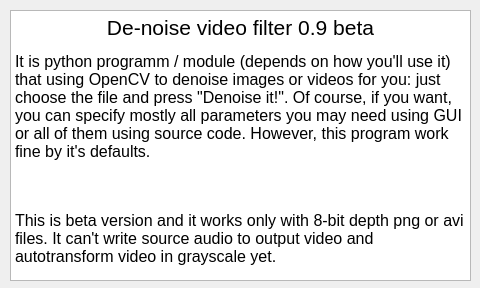
<?xml version="1.0" encoding="UTF-8"?>
<ui version="4.0">
 <class>About</class>
 <widget class="QDialog" name="About">
  <property name="geometry">
   <rect>
    <x>0</x>
    <y>0</y>
    <width>480</width>
    <height>288</height>
   </rect>
  </property>
  <property name="windowTitle">
   <string>Dialog</string>
  </property>
  <property name="windowIcon">
   <iconset>
    <normaloff>resourses/icon.png</normaloff>resourses/icon.png</iconset>
  </property>
  <widget class="QTextBrowser" name="textBrowser">
   <property name="geometry">
    <rect>
     <x>10</x>
     <y>10</y>
     <width>461</width>
     <height>271</height>
    </rect>
   </property>
   <property name="html">
    <string>&lt;!DOCTYPE HTML PUBLIC &quot;-//W3C//DTD HTML 4.0//EN&quot; &quot;http://www.w3.org/TR/REC-html40/strict.dtd&quot;&gt;
&lt;html&gt;&lt;head&gt;&lt;meta name=&quot;qrichtext&quot; content=&quot;1&quot; /&gt;&lt;style type=&quot;text/css&quot;&gt;
p, li { white-space: pre-wrap; }
&lt;/style&gt;&lt;/head&gt;&lt;body style=&quot; font-family:'MS Shell Dlg 2'; font-size:8.25pt; font-weight:400; font-style:normal;&quot;&gt;
&lt;p align=&quot;center&quot; style=&quot; margin-top:0px; margin-bottom:0px; margin-left:0px; margin-right:0px; -qt-block-indent:0; text-indent:0px;&quot;&gt;&lt;span style=&quot; font-size:16pt;&quot;&gt;De-noise video filter 0.9 beta&lt;/span&gt;&lt;/p&gt;
&lt;p style=&quot; margin-top:12px; margin-bottom:12px; margin-left:0px; margin-right:0px; -qt-block-indent:0; text-indent:0px;&quot;&gt;&lt;span style=&quot; font-size:12pt;&quot;&gt;It is python programm / module (depends on how you'll use it) that using OpenCV to denoise images or videos for you: just choose the file and press &amp;quot;Denoise it!&amp;quot;. Of course, if you want, you can specify mostly all parameters you may need using GUI or all of them using source code. However, this program work fine by it's defaults.&lt;/span&gt;&lt;/p&gt;
&lt;p style=&quot; margin-top:12px; margin-bottom:12px; margin-left:0px; margin-right:0px; -qt-block-indent:0; text-indent:0px;&quot;&gt;&lt;span style=&quot; font-size:8pt;&quot;&gt;&lt;br /&gt;&lt;/span&gt;&lt;/p&gt;
&lt;p style=&quot; margin-top:12px; margin-bottom:12px; margin-left:0px; margin-right:0px; -qt-block-indent:0; text-indent:0px;&quot;&gt;&lt;span style=&quot; font-size:12pt;&quot;&gt;This is beta version and it works only with 8-bit depth png or avi files. It can't write source audio to output video and autotransform video in grayscale yet.&lt;/span&gt;&lt;/p&gt;&lt;/body&gt;&lt;/html&gt;</string>
   </property>
  </widget>
 </widget>
 <resources/>
 <connections/>
</ui>
